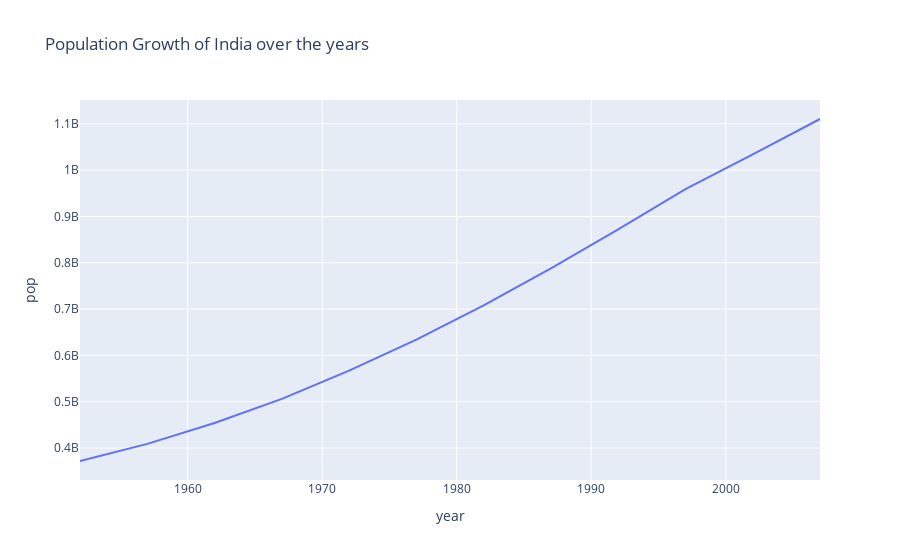

Notebook cell for this chart:
### Markdown cell above
**`line plot`**

### Code cell
# plot a line plot for india pop growth over the years
ind = gap[gap['country'] == 'India']
fig = px.line(ind , x = 'year' , y = 'pop' , title = 'Population Growth of India over the years')
fig.show()

### Figure 1 — Plotly figure (JSON) as saved in the notebook; plotly's stock layout.template omitted (floating-point values rounded to 4 significant figures)
{"data": [{"hovertemplate": "year=%{x}<br>pop=%{y}<extra></extra>", "legendgroup": "", "line": {"color": "#636efa", "dash": "solid"}, "marker": {"symbol": "circle"}, "mode": "lines", "name": "", "orientation": "v", "showlegend": false, "type": "scatter", "x": [1952, 1957, 1962, 1967, 1972, 1977, 1982, 1987, 1992, 1997, 2002, 2007], "xaxis": "x", "y": [372000000, 409000000, 454000000, 506000000, 567000000, 634000000, 708000000, 788000000, 872000000, 959000000, 1034172547, 1110396331], "yaxis": "y"}], "layout": {"legend": {"tracegroupgap": 0}, "title": {"text": "Population Growth of India over the years"}, "xaxis": {"anchor": "y", "domain": [0, 1], "title": {"text": "year"}}, "yaxis": {"anchor": "x", "domain": [0, 1], "title": {"text": "pop"}}}}
